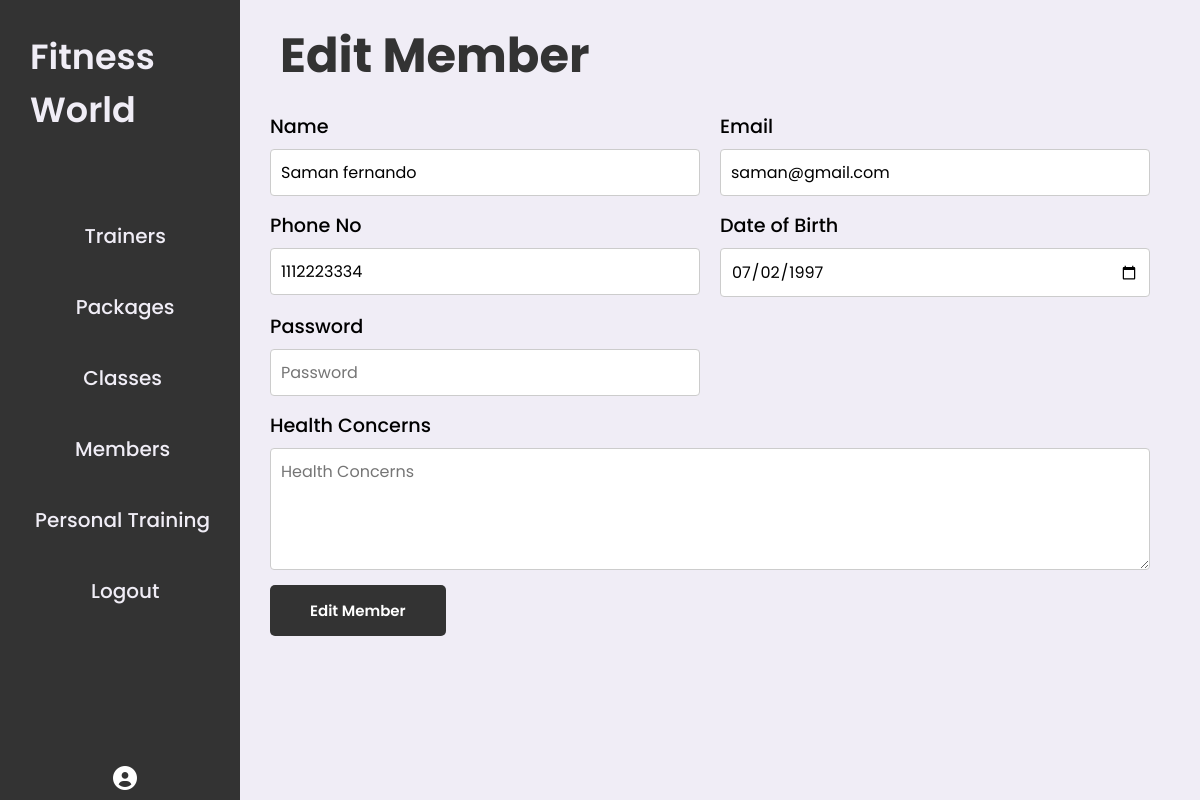
/admin/newMember.php?memberID=1, run on the app's committed database.
### tables this page shows
CREATE TABLE `members` (
  `memberID` int(11) NOT NULL,
  `userID` int(11) DEFAULT NULL,
  `healthConcerns` text DEFAULT NULL,
  `dob` date DEFAULT NULL,
  `join_date` date DEFAULT NULL
);

CREATE TABLE `users` (
  `userID` int(11) NOT NULL,
  `email` varchar(50) NOT NULL,
  `password` text DEFAULT NULL,
  `contactNo` varchar(100) DEFAULT NULL,
  `name` varchar(255) DEFAULT NULL,
  `role` enum('Member','Trainer','Admin') DEFAULT NULL
);

### admin/newMember.php (the view, shortened to what this page needs)
<?php
include '../connection.php';
if (isset($_GET['memberID'])) {
    $memberID = $_GET['memberID'];
    $fetchMemberQuery = "SELECT u.userID, u.email, u.contactNo, u.name, m.healthConcerns, m.dob, m.join_date
                         FROM users u
                         JOIN members m ON u.userID = m.userID
                         WHERE m.memberID = ?";
    $stmt = $con->prepare($fetchMemberQuery);
    $stmt->bind_param("i", $memberID);
    $stmt->execute();
    $result = $stmt->get_result();
    if ($result->num_rows > 0) {
        $row = $result->fetch_assoc();
        $name = $row['name'];
        $email = $row['email'];
        $userID = $row['userID'];
        $phone = $row['contactNo'];
        $healthConcerns = $row['healthConcerns'];
        $dob = $row['dob'];
    } else {
        echo "Member not found.";
        exit();
    }
}
?>
<!DOCTYPE html>
<html lang="en">
<head>
    <link rel="stylesheet" href="../assets/css/styleadmin.css">
    <link rel="stylesheet" href="https://cdnjs.cloudflare.com/ajax/libs/font-awesome/6.0.0-beta3/css/all.min.css">
</head>
<body>
    <div class="admin-container">
        <?php include("sidemenu.php"); ?>
        <div class="content">
            <div class="content-header">
                <h1><?php echo isset($_GET['memberID']) ? 'Edit Member' : 'Add Member'; ?></h1>
            </div>
            <div id="create-member" class="content-section-form">
                <form id="member-form" action="<?php echo isset($_GET['memberID']) ? 'dbconn/addMember.php?memberID=' . $_GET['memberID'].'&userID='.$userID : 'dbconn/addMember.php'; ?>" method="POST">
                    <div class="form-group">
                        <div class="col">
                            <label for="member-name">Name</label>
                            <input type="text" id="member-name" name="name" placeholder="Name" required value="<?php echo isset($name) ? $name : ''; ?>">
                        </div>
                        <div class="col">
                            <label for="member-email">Email</label>
                            <input type="email" id="member-email" name="email" placeholder="Email" required value="<?php echo isset($email) ? $email : ''; ?>">
                        </div>
                    </div>
                    <div class="form-group">
                        <div class="col">
                            <label for="member-phone">Phone No</label>
                            <input type="text" id="member-phone" name="phone" placeholder="Phone No" required value="<?php echo isset($phone) ? $phone : ''; ?>">
                        </div>
                        <div class="col">
                            <label for="member-dob">Date of Birth</label>
                            <input type="date" id="member-dob" name="dob" value="<?php echo isset($dob) ? $dob : ''; ?>">
                        </div>
                    </div>
                    <div class="form-group">
                        <div class="col">
                            <label for="member-password">Password</label>
                            <input type="password" id="member-password" name="password" placeholder="Password" required>
                        </div>
                    </div>
                    <div class="form-group">
                        <div style="width:900px;" class="col">
                            <label for="member-health-concerns">Health Concerns</label>
                            <textarea id="member-health-concerns" name="healthConcerns" rows="4" placeholder="Health Concerns"><?php echo isset($healthConcerns) ? $healthConcerns : ''; ?></textarea>
                        </div>
                    </div>
                    <button type="submit" class="submit-button-form" id="btn-submit"><?php echo isset($_GET['memberID']) ? 'Edit Member' : 'Add Member'; ?></button>
                </form>
            </div>
        </div>
    </div>
</body>
</html>

### assets/css/styleadmin.css (style rules this page uses)
* { margin: 0; padding: 0; box-sizing: border-box; list-style: none; font-family: "Poppins", sans-serif; font-weight: 400; font-style: normal; text-decoration: none; font-size: 16px; }
:root { --lightpurple: #4d4d4d; --darkblue: #333; --silver: #f0edf6; --hover: rgb(43, 43, 43); --white: #ADBBDA; --middle:#5c5c5c; --main-color: #009ef9; }
body { width: 100%; height: 100vh; display: flex; }
.admin-container { display: flex; width: 100%; height: 100vh; }
.content { background-color: var(--silver); flex: 1; overflow-y: auto; }
.content-header { background-color: var(--ash); padding: 20px 40px; }
.content-header h1 { font-size: 3rem; font-weight: bold; color: var(--darkblue); }
.content-section-form { width: 100%; display: flex; justify-content: center; max-height: 600px; overflow-y: scroll; }
.form-group { margin-bottom: 1.5rem; text-align: left; }
.form-group label { display: block; font-size: 1.2rem; font-weight: 500; margin-bottom: 0.5rem; }
.form-group input, .form-group textarea { width: 420px; padding: 0.8rem; font-size: 1rem; border: 1px solid #ccc; border-radius: 5px; transition: border-color 0.3s ease; }
.form-group textarea { resize: vertical; }
.form-group { margin-bottom: 15px; display: flex; flex-direction: row; width: 100%; }
.col { display: flex; flex-direction: column; width: 50%; }
label { font-weight: bold; display: block; margin-bottom: 5px; }
textarea { width: calc(100% - 20px); padding: 10px; border: 1px solid #ccc; border-radius: 4px; box-sizing: border-box; font-size: 1rem; }
.form-group input[type="text"],.form-group input[type="date"],.form-group input[type="time"], .form-group select,.form-group input[type="number"],.form-group textarea, .form-group input[type="file"],.form-group input[type="email"],.form-group input[type="password"] { width: calc(100% - 20px); padding: 10px; border: 1px solid #ccc; border-radius: 4px; box-sizing: border-box; font-size: 1rem; }
.submit-button-form { font-size: 15px; background-color: var(--darkblue); color: white; border: none; border-radius: 5px; font-weight: 600; padding: 14px 40px; cursor: pointer; width: auto; margin-right: 10px; }

### data on the page
members: name "Saman fernando", email "saman@gmail.com", phone "1112223334", dob "07/02/1997"
